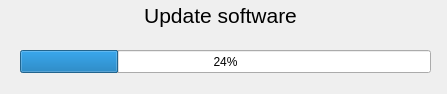
<?xml version="1.0" encoding="UTF-8"?>
<ui version="4.0">
 <class>MainWindow</class>
 <widget class="QMainWindow" name="MainWindow">
  <property name="geometry">
   <rect>
    <x>0</x>
    <y>0</y>
    <width>447</width>
    <height>94</height>
   </rect>
  </property>
  <property name="windowTitle">
   <string>Update software</string>
  </property>
  <widget class="QWidget" name="centralwidget">
   <widget class="QProgressBar" name="progressBar">
    <property name="geometry">
     <rect>
      <x>20</x>
      <y>50</y>
      <width>411</width>
      <height>23</height>
     </rect>
    </property>
    <property name="value">
     <number>24</number>
    </property>
   </widget>
   <widget class="QLabel" name="label">
    <property name="geometry">
     <rect>
      <x>0</x>
      <y>0</y>
      <width>441</width>
      <height>31</height>
     </rect>
    </property>
    <property name="font">
     <font>
      <pointsize>16</pointsize>
     </font>
    </property>
    <property name="text">
     <string>Update software</string>
    </property>
    <property name="alignment">
     <set>Qt::AlignCenter</set>
    </property>
   </widget>
  </widget>
 </widget>
 <resources/>
 <connections/>
</ui>
